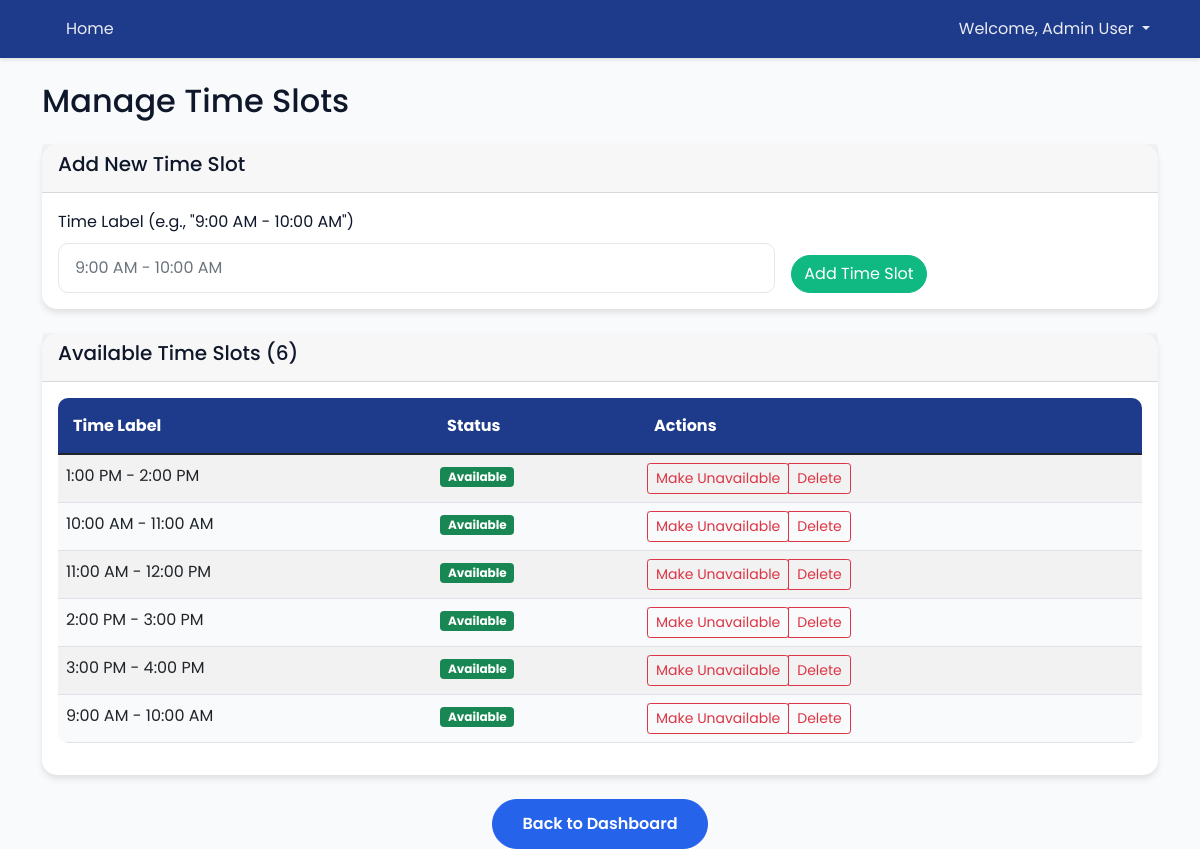
/admin/slots.php (signed in), run on the app's committed database.
### tables this page shows
CREATE TABLE IF NOT EXISTS time_slots (
    id INT AUTO_INCREMENT PRIMARY KEY,
    time_label VARCHAR(50) NOT NULL,  
    is_available BOOLEAN DEFAULT TRUE
);

### backend/auth.php (called while the page is built, shortened)
<?php
function isLoggedIn() {
    return isset($_SESSION['user_id']);
}
function getCurrentUser() {
    return [
        'id' => $_SESSION['user_id'],
        'name' => $_SESSION['user_name'],
        'email' => $_SESSION['user_email'],
        'role' => $_SESSION['role']
    ];
}
?>

### admin/slots.php (the view, shortened to what this page needs)
<?php
require_once '../backend/auth.php';
global $pdo;
$stmt = $pdo->query("SELECT * FROM time_slots ORDER BY time_label");
$timeSlots = $stmt->fetchAll();
?>
<!DOCTYPE html>
<html lang="en">
<head>
    <link href="https://cdn.jsdelivr.net/npm/bootstrap@5.1.3/dist/css/bootstrap.min.css" rel="stylesheet">
    <link href="../assets/css/style.css" rel="stylesheet">
</head>
<body>
    <?php include '../frontend/navbar.php'; ?>
    <div class="container mt-4">
        <h2 class="mb-4">Manage Time Slots</h2>
        <div class="card mb-4">
            <div class="card-header">
                <h5>Add New Time Slot</h5>
            </div>
            <div class="card-body">
                <form method="POST" class="row g-3">
                    <div class="col-md-8">
                        <label for="time_label" class="form-label">Time Label (e.g., "9:00 AM - 10:00 AM")</label>
                        <input type="text" class="form-control" id="time_label" name="time_label" required
                               placeholder="9:00 AM - 10:00 AM">
                    </div>
                    <div class="col-md-4 d-flex align-items-end">
                        <button type="submit" class="btn btn-success">Add Time Slot</button>
                    </div>
                </form>
            </div>
        </div>
        <div class="card">
            <div class="card-header">
                <h5>Available Time Slots (<?php echo count($timeSlots); ?>)</h5>
            </div>
            <div class="card-body">
                <?php if (empty($timeSlots)): ?>
                    <p class="text-muted">No time slots configured.</p>
                <?php else: ?>
                    <div class="table-responsive">
                        <table class="table table-striped">
                            <thead>
                                <tr>
                                    <th>Time Label</th>
                                    <th>Status</th>
                                    <th>Actions</th>
                                </tr>
                            </thead>
                            <tbody>
                                <?php foreach ($timeSlots as $slot): ?>
                                    <tr>
                                        <td><?php echo htmlspecialchars($slot['time_label']); ?></td>
                                        <td>
                                            <span class="badge bg-<?php echo $slot['is_available'] ? 'success' : 'danger'; ?>">
                                                <?php echo $slot['is_available'] ? 'Available' : 'Unavailable'; ?>
                                            </span>
                                        </td>
                                        <td>
                                            <div class="btn-group" role="group">
                                                <form method="POST" class="d-inline">
                                                    <button type="submit" class="btn btn-sm btn-outline-<?php echo $slot['is_available'] ? 'danger' : 'success'; ?>">
                                                        Make <?php echo $slot['is_available'] ? 'Unavailable' : 'Available'; ?>
                                                    </button>
                                                </form>
                                                <button class="btn btn-sm btn-outline-danger" onclick="deleteSlot(<?php echo $slot['id']; ?>, '<?php echo htmlspecialchars($slot['time_label']); ?>')">
                                                    Delete
                                                </button>
                                            </div>
                                        </td>
                                    </tr>
                                <?php endforeach; ?>
                            </tbody>
                        </table>
                    </div>
                <?php endif; ?>
            </div>
        </div>
        <div class="text-center mt-4">
            <a href="dashboard.php" class="btn btn-primary">Back to Dashboard</a>
        </div>
    </div>
</body>
</html>

### frontend/navbar.php (shortened to what this page needs)
<?php
require_once '../backend/auth.php';
$user = getCurrentUser();
?>
<nav class="navbar navbar-expand-lg navbar-dark">
    <div class="container">
        <div class="collapse navbar-collapse" id="navbarNav">
            <ul class="navbar-nav me-auto">
                <li class="nav-item">
                    <a class="nav-link" href="/hayts/index.php">Home</a>
                </li>
            </ul>
            <ul class="navbar-nav">
                <li class="nav-item dropdown">
                    <a class="nav-link dropdown-toggle" href="#" id="navbarDropdown" role="button" data-bs-toggle="dropdown">
                        Welcome, <?php echo htmlspecialchars($user['name']); ?>
                    </a>
                </li>
            </ul>
        </div>
    </div>
</nav>

### assets/css/style.css (style rules this page uses)
:root { --primary-color: #1E3A8A; --secondary-color: #2563EB; --accent-color: #3B82F6; --background-color: #F8FAFC; --card-color: #FFFFFF; --text-color: #0F172A; }
body { font-family: 'Poppins', sans-serif; line-height: 1.6; color: var(--text-color); background-color: var(--background-color); }
.navbar { background-color: var(--primary-color) !important; box-shadow: 0 2px 4px rgba(0, 0, 0, 0.1); position: sticky; top: 0; z-index: 1000; }
.navbar-nav .nav-link { color: rgba(255, 255, 255, 0.9) !important; }
.btn-primary { background-color: var(--secondary-color); border-color: var(--secondary-color); padding: 12px 30px; font-weight: 600; border-radius: 25px; transition: all 0.2s ease; }
.btn-success { background-color: #10B981; border-color: #10B981; border-radius: 25px; transition: all 0.2s ease; }
.card { background-color: var(--card-color); border: none; box-shadow: 0 4px 6px rgba(0, 0, 0, 0.1); border-radius: 15px; transition: all 0.2s ease; }
.form-control { border-radius: 10px; border: 1px solid #E5E7EB; padding: 12px 16px; transition: all 0.2s ease; }
.table { background-color: var(--card-color); border-radius: 10px; overflow: hidden; }
.table thead th { background-color: var(--primary-color); color: white; border: none; padding: 15px; }
.table tbody tr { transition: all 0.2s ease; }
.table tbody tr:nth-child(even) { background-color: #F9FAFB; }

### data on the page
time_slots: time_label "1:00 PM - 2:00 PM", is_available "Available"
time_slots: time_label "10:00 AM - 11:00 AM", is_available "Available"
time_slots: time_label "11:00 AM - 12:00 PM", is_available "Available"
time_slots: time_label "2:00 PM - 3:00 PM", is_available "Available"
time_slots: time_label "3:00 PM - 4:00 PM", is_available "Available"
time_slots: time_label "9:00 AM - 10:00 AM", is_available "Available"

### other printed values
$user['name'] "Admin User"
count($timeSlots) "6"
